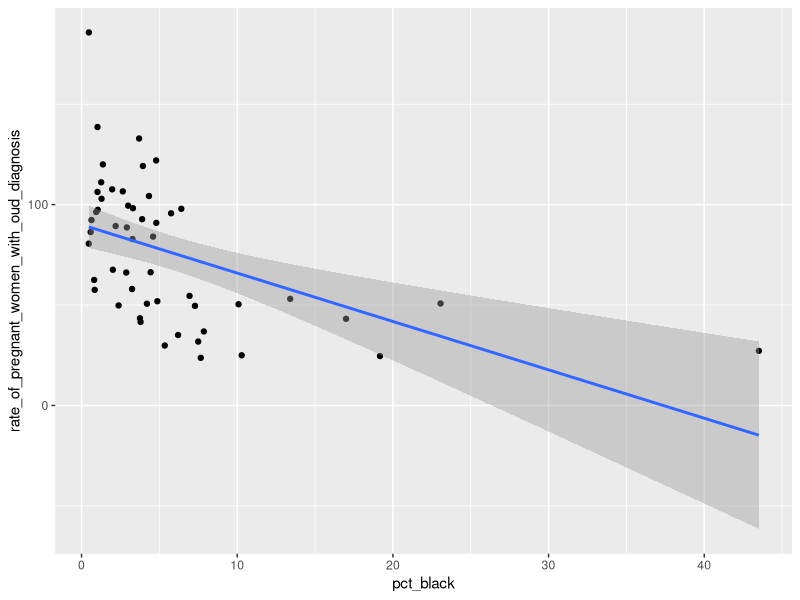

R code for this plot:
## ---- chunk 1
library(tidyverse)

appp_data <- read_csv("data/APPP_dataset.csv")
## ---- chunk 2

model.lm <- lm(rate_of_pregnant_women_with_oud_diagnosis ~ 
                 met_nonmet2023 + pct_black + 
                 unemployment_rate_2019 + 
                 median_household_income_2022 + 
                 pct_prenatal_care_first_trimester + 
                 fertility_rate + pct_fair_poor_health, 
               data = appp_data)
summary(model.lm)

model2.lm <- lm(rate_of_pregnant_women_with_oud_diagnosis ~ 
                  rural_urban_continuum_code_2023 +
                  pct_black + pct_hispanic + 
                  unemployment_rate_2022 + 
                  median_household_income_2022 +
                  pct_prenatal_care_first_trimester +
                  pct_low_birth_weight +
                  pct_cesarean_section +
                  fertility_rate + 
                  pct_fair_poor_health,
                data = appp_data)
summary(model2.lm)

model3.lm <- lm(rate_of_pregnant_women_with_oud_diagnosis ~ 
            rural_urban_continuum_code_2023 * pct_black +
            pct_hispanic + 
            unemployment_rate_2022 + 
            median_household_income_2022 +
            pct_prenatal_care_first_trimester +
            pct_low_birth_weight +
            fertility_rate + 
            pct_fair_poor_health, 
            data = appp_data)
summary(model3.lm)
## ---- chunk 3

appp_data |>
  ggplot(aes(x = pct_black, y = rate_of_pregnant_women_with_oud_diagnosis)) +
  geom_point() +
  geom_smooth(method = "lm")
